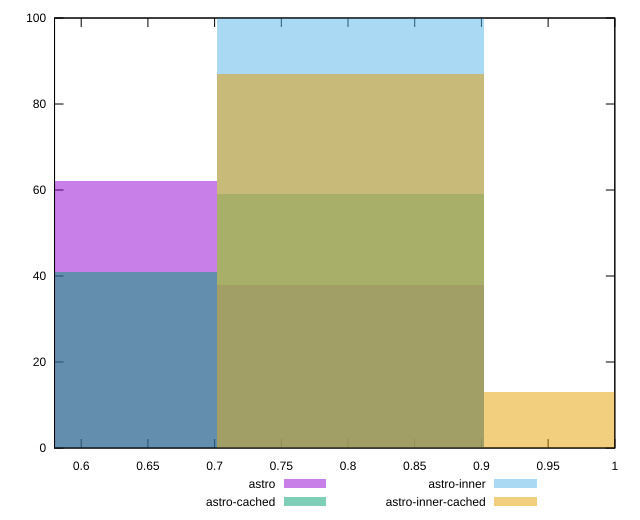

Here is the gnuplot script that generated this plot:
reset

$astro <<EOF
0.6013172654991615 62
0.801756353998882 38
EOF

$astroCached <<EOF
0.6013172654991615 41
0.801756353998882 59
EOF

$astroInner <<EOF
0.801756353998882 100
EOF

$astroInnerCached <<EOF
0.801756353998882 87
1.0021954424986026 13
EOF

set key outside below
set boxwidth 0.2004390884997205
set xrange [0.58:1]
set yrange [0:100]
set trange [0:100]
set style fill transparent solid 0.5 noborder
set terminal svg size 640, 520 enhanced background rgb 'white'
set output "reports/report_00033_2021-03-01T14-23-16.841Z/unused-css-rules/comparison/histogram/all_score.svg"

plot $astro title "astro" with boxes, \
     $astroCached title "astro-cached" with boxes, \
     $astroInner title "astro-inner" with boxes, \
     $astroInnerCached title "astro-inner-cached" with boxes

reset
